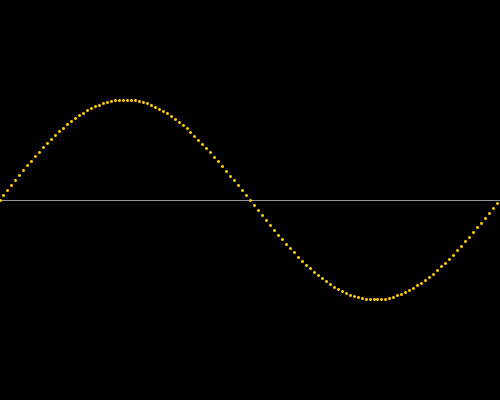
Frame 1 (no input)
Frame 60 (the mouse pressed at the canvas centre just before this capture): identical to frame 1, image omitted
Frame 120 (the mouse held since frame 60 and released just before this capture): identical to frame 1, image omitted

The Processing sketch that drew this single still picture (run headless with seeded random() and noise(); from frame 60 on, the mouse is pressed at the canvas centre):

// Processing sketch: Sine
// ── Sine.pde
/**
 * Sine. 
 * 
 * Smoothly scaling size with the sin() function. 
 */
 
float diameter; 
float angle = 0;

void setup() {
  size(500, 400);
  stroke(255, 204, 0);
  strokeWeight(3);
}

void draw() {
  
  background(0);
  stroke(150);
  strokeWeight(1);
  line(0, height/2, width, height/2);
  strokeWeight(3);
  stroke(255, 204, 0);
  for(float kat = 0; kat<2*PI; kat=kat+0.05)
  {
    float wartosc = sin(kat);
    float x = map(kat, 0, 2*PI, 0, width);
    float y = map(wartosc, -1, 1, height-100, 100);
    point(x, y);
  }
}
